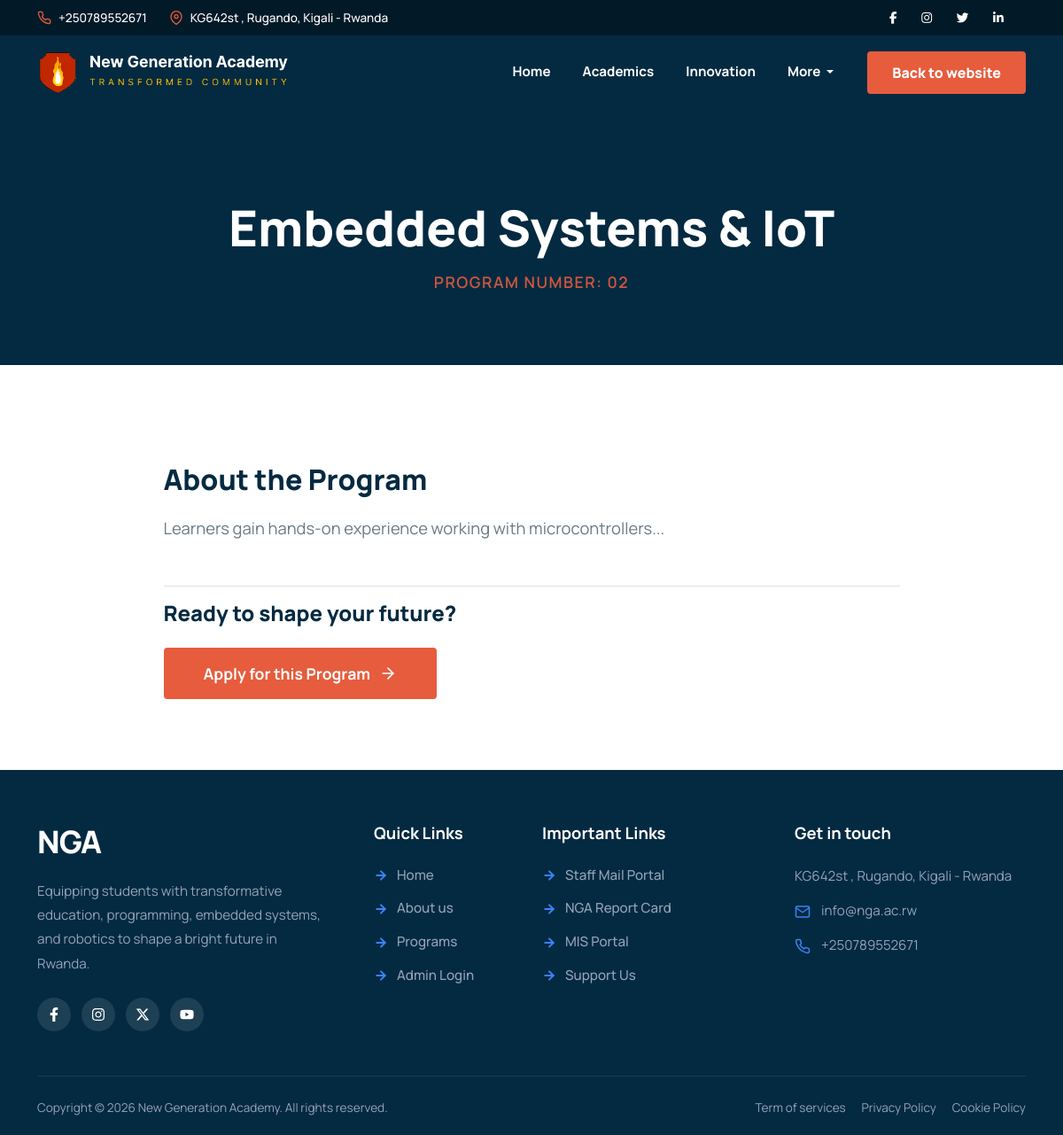
Screenshot of /coding-academy/program_details.php?id=2 with the database file from the repository.
### tables this page shows
CREATE TABLE `academy_programs` (
  `id` int NOT NULL,
  `program_number` varchar(10) DEFAULT NULL,
  `title` varchar(255) NOT NULL,
  `description` text,
  `image_url` varchar(255) DEFAULT NULL,
  `link_url` varchar(255) DEFAULT '#',
  `status` tinyint(1) DEFAULT '1',
  `created_at` timestamp NULL DEFAULT CURRENT_TIMESTAMP
);

### coding-academy/program_details.php (the view, shortened to what this page needs)
<?php
include 'include/header.php';
$program_id = isset($_GET['id']) ? intval($_GET['id']) : 0;
$program = null;
if ($program_id > 0 && isset($conn)) {
    $stmt = $conn->prepare("SELECT * FROM academy_programs WHERE id = ? AND status = 1");
    if ($stmt) {
        $stmt->bind_param("i", $program_id);
        $stmt->execute();
        $result = $stmt->get_result();
        if ($result->num_rows > 0) {
            $program = $result->fetch_assoc();
        } else {
            $error_message = "Sorry, the program you are looking for could not be found or is no longer active.";
        }
    } else {
        $error_message = "Database error. Please try again later.";
    }
} else {
    $error_message = "No valid program selected.";
}
?>
<div class="program-detail-page">
    <?php if ($program): ?>
        <header class="program-header-banner">
            <div class="container">
                <h1><?php echo htmlspecialchars($program['title']); ?></h1>
                <div class="program-meta">
                    <?php if (!empty($program['program_number'])): ?>
                        Program Number: <?php echo htmlspecialchars($program['program_number']); ?>
                    <?php else: ?>
                        NGA Coding Academy
                    <?php endif; ?>
                </div>
            </div>
        </header>
        <section class="program-content-section">
            <div class="container">
                <div class="row justify-content-center">
                    <div class="col-lg-9">
                        <div class="program-description">
                            <h3>About the Program</h3>
                            <?php echo nl2br(htmlspecialchars($program['description'])); ?>
                        </div>
                        <div class="text-start mt-5 pt-3 border-top">
                            <h4 class="mb-4">Ready to shape your future?</h4>
                            <a href="student_register.php?program_id=<?php echo $program['id']; ?>" class="btn-apply-now">
                                Apply for this Program
                                <svg width="20" height="20" viewBox="0 0 24 24" fill="none" stroke="currentColor" stroke-width="2" stroke-linecap="round" stroke-linejoin="round" style="margin-left: 10px;"><line x1="5" y1="12" x2="19" y2="12"></line><polyline points="12 5 19 12 12 19"></polyline></svg>
                            </a>
                        </div>
                    </div>
                </div>
            </div>
        </section>
    <?php endif; ?>
</div>
<?php
include 'include/footer.php';
?>

### coding-academy/include/header.php (style rules this page uses)
:root { --sk-blue: #042a41; --sk-darker-blue: #021a28; --sk-orange: #e65c3d; --sk-orange-hover: #cf4f33; --font-main: 'Manrope', sans-serif; }
html, body { margin: 0; padding: 0; font-family: var(--font-main); }
body { display: flex; flex-direction: column; min-height: 100vh; overflow-x: hidden; }

### coding-academy/program_details.php (style rules this page uses)
:root { --sk-blue: #042a41; --sk-orange: #e65c3d; --sk-orange-hover: #cf4f33; --sk-text: #6b7a85; --sk-bg-gray: #f8f9fa; }
.program-detail-page h1, .program-detail-page h2, .program-detail-page h3, .program-detail-page h4 { color: var(--sk-blue); font-weight: 800; }
.program-header-banner { background-color: var(--sk-blue); padding: 100px 20px 80px; text-align: center; color: #ffffff; position: relative; }
.program-header-banner h1 { color: #ffffff; font-size: clamp(2.5rem, 5vw, 3.5rem); margin-bottom: 15px; line-height: 1.2; }
.program-meta { font-size: 1.1rem; opacity: 0.9; font-weight: 600; color: var(--sk-orange); text-transform: uppercase; letter-spacing: 1.5px; }
.program-content-section { padding: 80px 0; background-color: #ffffff; }
.program-description { font-size: 1.15rem; line-height: 1.8; color: var(--sk-text); }
.program-description h3 { margin-top: 30px; margin-bottom: 20px; font-size: 2rem; }
.btn-apply-now { background-color: var(--sk-orange); color: #ffffff; border: none; padding: 16px 45px; border-radius: 4px; font-weight: 700; font-size: 1.1rem; text-decoration: none; display: inline-flex; align-items: center; transition: all 0.3s ease; }

### coding-academy/include/footer.php (style rules this page uses)
:root { --sk-blue: #042a41; --sk-orange: #e65c3d; --sk-text-muted: #94a3b8; --sk-icon-blue: #3b82f6; }

### rows the page displays
academy_programs: title "Embedded Systems & IoT", program_number "02", description "Learners gain hands-on experience working with microcontrollers..."

### other values shown
$settings['school_phone'] "+250789552671"
$settings['school_address'] "KG642st , Rugando, Kigali - Rwanda"
